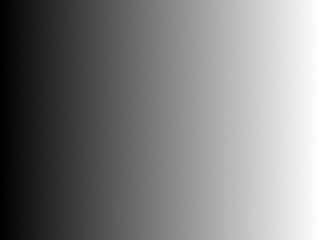
#> input picture 02.08_11_2023/testbild1.png, 320 x 240 px
$ jupyter execute Aufgabenblatt_2_2.ipynb
#> lines starting #> are read from the running program, lines starting #| are printed output that depends on the picture; long printed decimals are rounded
[cell 1]
import math
import matplotlib.pyplot as plt
from skimage.io import imread
import numpy as np
img1 = imread('./testbild1.png')
#> img1 is the input picture: shape (240, 320); min 0, max 255, mean 127.1
img2 = imread('./testbild2.png')
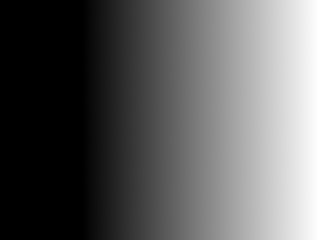
#> input picture 02.08_11_2023/testbild2.png, 320 x 240 px
#> img2 is the input picture: shape (240, 320); min 0, max 255, mean 95
img3 = imread('./testbild3.png')
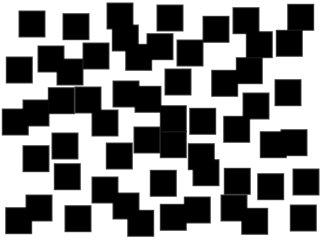
#> input picture 02.08_11_2023/testbild3.png, 320 x 240 px
#> img3 is the input picture: shape (240, 320); min 0, max 255, mean 127.1

def compareMean(img1, img2):
  if np.mean(img1) > np.mean(img2):
    meanDifferenz = np.mean(img1) - np.mean(img2)
  else:
    meanDifferenz = np.mean(img2) - np.mean(img1)
#> meanDifferenz = 0.00128
  return meanDifferenz
compareMean(img3, img1)
#> Out = 0.00128

# Aufgabe 1 — Bilder vergleiche

[cell 2]
print(np.mean(img1))
#| 127.099
print(np.mean(img2))
#| 94.958
print(np.mean(img3))
#| 127.098

nach diesen Daten sind sich Bild 1 und Bild 3 am ähnlichsten

# Aufgabe 2 — Histogrammvergleich

[cell 3]
def giveHistogram(img):
  hist = np.histogram(img, bins = 256, range = (0,256))
  return hist[0]
#giveHistogram(img1)

Histogramme erstellen

[cell 4]
h1 = giveHistogram(img1)
#> h1 = 256 values, max 331 at index 4, min 58 at index 255, mean 300
h2 = giveHistogram(img2)
#> h2 = 256 values, max 19920 at index 0, min 191 at index 148, mean 300
h3 = giveHistogram(img3)
#> h3 = 256 values, max 34462 at index 255, min 0 at index 6, mean 300

Funktion zum Berechnen der Differenz

[cell 5]
def histDifferenz(histo1,histo2):
  return histo1 - histo2

Alle 3 Histogramme miteinander vergleichen

[cell 6]
def Distanz(histo1,histo2):
  quadSumme = 0
  Diff = histDifferenz(histo1,histo2)
#> Diff = 256 values, max 329 at index 247, min -34404 at index 255, mean 0
  for x in Diff:
    quadSumme += x**2
#> this loop made 256 passes
#> (x, quadSumme) on passes 1 to 3: (-31884, 1016589456), (290, 1016673556), (289, 1016757077)
#> after the loop, quadSumme = 2233744700
  return math.sqrt(quadSumme)

print(Distanz(h1,h3))
#| 47262.508
print(Distanz(h2,h3))
#> the loop in Distanz (call 2), `for x in Diff:` made 256 passes
#> (x, quadSumme) on passes 1 to 3: (-12250, 150062500), (226, 150113576), (203, 150154785)
#| 36619.005
print(Distanz(h1,h2))
#| 19677.263
